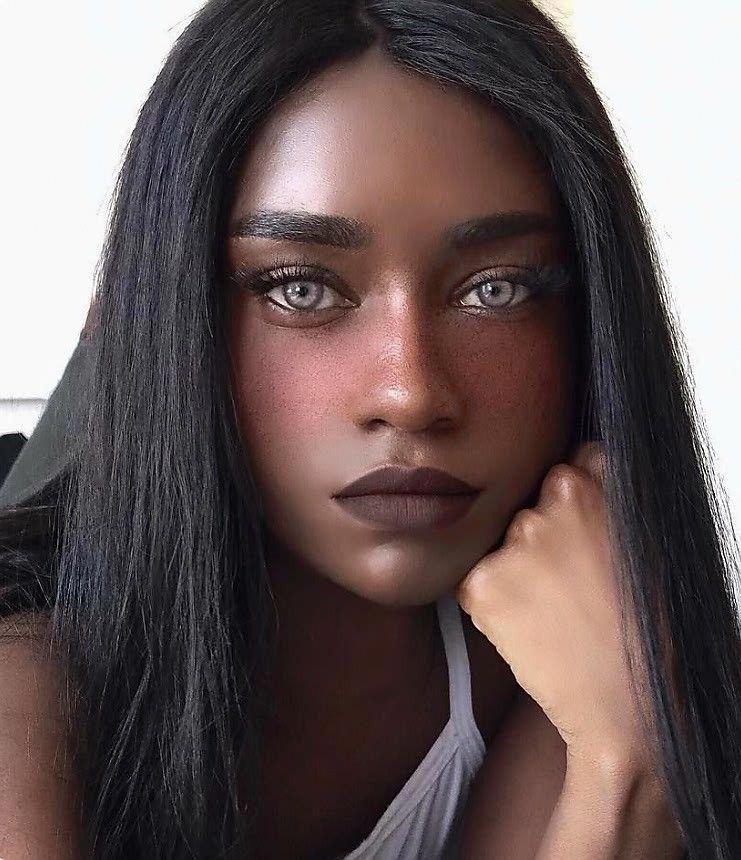
#> input picture face_landmarks/media_pipe/new.jpg, 741 x 860 px, given in place of bradley_cooper.jpg, which was not available
$ jupyter execute --allow-errors Untitled.ipynb
#> lines starting #> are read from the running program, lines starting #| are printed output that depends on the picture; pictures that were not available may be replaced by others from this repository, and a replacement may not be noted
[cell 1]
# !pip install tensorflow-gpu

[cell 2]
import numpy as np
import tensorflow as tf
import cv2
from matplotlib import pyplot as plt
from PIL import Image

#> (a cell that did not finish here is left out)

#> (a cell that did not finish here is left out)

[cell 5]
def process_input(img_path,new_w,new_h):
    img = Image.open(img_path)
    img = img.resize((new_w, new_h))
    return img

def inference_facemesh(img_path):
    interpreter = tf.lite.Interpreter(model_path='face_landmark.tflite')
    interpreter.allocate_tensors()

    input_details = interpreter.get_input_details()
    output_details = interpreter.get_output_details()

    floating_model = input_details[0]['dtype'] == np.float32

    req_height = input_details[0]['shape'][1]
    req_width = input_details[0]['shape'][2]
    img = process_input(img_path,req_width,req_height)
    input_data = np.expand_dims(img, axis=0)

    if floating_model:
        input_data = (np.float32(input_data) - 127.5) /127.5

    interpreter.set_tensor(input_details[0]['index'], input_data)
    interpreter.invoke()

    output_data = interpreter.get_tensor(output_details[0]['index'])
    results = np.squeeze(output_data)
    results.shape = (468,3)

    return results

[cell 6]
# [7 lines of commented-out code are left out]

[cell 7]
face_1_path = './bradley_cooper.jpg'
face_2_path = './jim_carrey.jpg'
#> (the rest of this cell did not finish here and is left out)

#> (a cell that did not finish here is left out)

#> (a cell that did not finish here is left out)

[cell 10]
img_1 = cv2.imread(face_1_path)
#> img_1 is the input picture: shape (860, 741, 3); mean B, G, R 89.8, 90.4, 104.8
img_1 = cv2.resize(img_1, (192, 192))
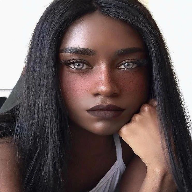
#> img_1: shape (192, 192, 3); mean B, G, R 89.9, 90.4, 104.8

img_gray_1 = cv2.cvtColor(img_1, cv2.COLOR_BGR2GRAY)
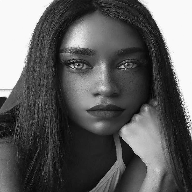
#> img_gray_1: shape (192, 192); min 2, max 254, mean 94.6
mask_1 = np.zeros_like(img_gray_1)

face_img_1 = cv2.bitwise_or(img_1,img_1,mask=mask_1)
#> face_img_1: shape (192, 192, 3); every value is 0

# Delaunav Triangulation for face 1
#> (the rest of this cell did not finish here and is left out)

[cell 11]
img_2 = cv2.imread(face_2_path)
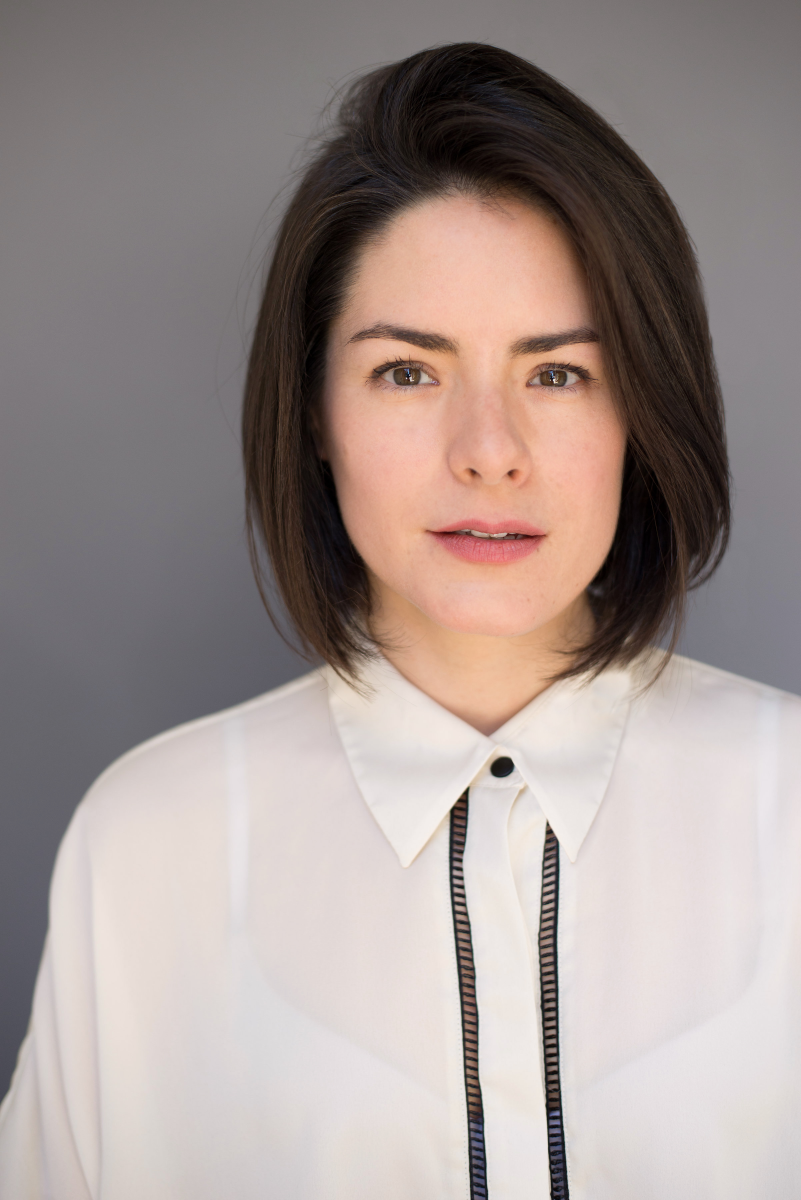
#> input picture face_landmarks/media_pipe/socratica_face2.jpg, 2403 x 3600 px, given in place of jim_carrey.jpg, which was not available (shown at 1/3 size)
#> img_2 is the input picture: shape (3600, 2403, 3); mean B, G, R 145.3, 148.9, 161.4
img_2 = cv2.resize(img_2,(192, 192))
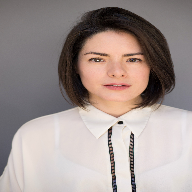
#> img_2: shape (192, 192, 3); mean B, G, R 145.2, 148.8, 161.3

img_gray_2 = cv2.cvtColor(img_2, cv2.COLOR_BGR2GRAY)
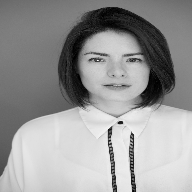
#> img_gray_2: shape (192, 192); min 0, max 248, mean 152.1
mask_2 = np.zeros_like(img_gray_2)

face2_new_face = np.zeros_like(img_2)

#> (the rest of this cell did not finish here and is left out)
